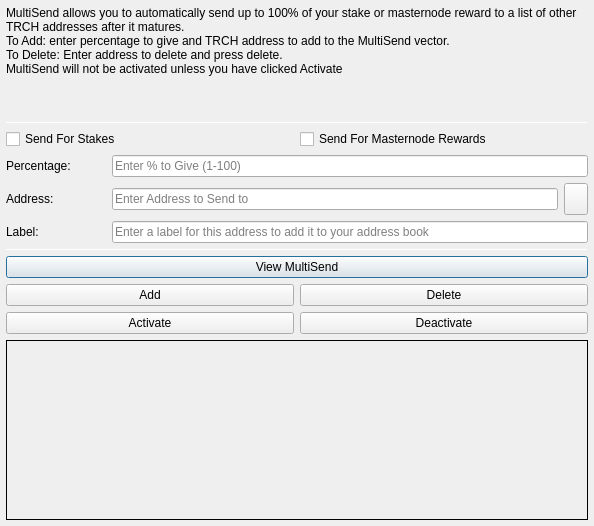
<?xml version="1.0" encoding="UTF-8"?>
<ui version="4.0">
 <class>MultiSendDialog</class>
 <widget class="QDialog" name="MultiSendDialog">
  <property name="windowModality">
   <enum>Qt::NonModal</enum>
  </property>
  <property name="geometry">
   <rect>
    <x>0</x>
    <y>0</y>
    <width>594</width>
    <height>526</height>
   </rect>
  </property>
  <property name="windowTitle">
   <string>MultiSend</string>
  </property>
  <layout class="QVBoxLayout" name="verticalLayout" stretch="0">
   <property name="leftMargin">
    <number>6</number>
   </property>
   <property name="topMargin">
    <number>6</number>
   </property>
   <property name="rightMargin">
    <number>6</number>
   </property>
   <property name="bottomMargin">
    <number>6</number>
   </property>
   <item>
    <layout class="QVBoxLayout" name="verticalLayout_Main" stretch="1,1,1,0,1,1,1">
     <item>
      <widget class="QLabel" name="label_2">
       <property name="lineWidth">
        <number>1</number>
       </property>
       <property name="text">
        <string>MultiSend allows you to automatically send up to 100% of your stake or masternode reward to a list of other TRCH addresses after it matures.
To Add: enter percentage to give and TRCH address to add to the MultiSend vector.
To Delete: Enter address to delete and press delete.
MultiSend will not be activated unless you have clicked Activate</string>
       </property>
       <property name="alignment">
        <set>Qt::AlignLeading|Qt::AlignLeft|Qt::AlignTop</set>
       </property>
       <property name="wordWrap">
        <bool>true</bool>
       </property>
      </widget>
     </item>
     <item>
      <widget class="Line" name="line">
       <property name="minimumSize">
        <size>
         <width>0</width>
         <height>1</height>
        </size>
       </property>
       <property name="maximumSize">
        <size>
         <width>16777215</width>
         <height>1</height>
        </size>
       </property>
       <property name="orientation">
        <enum>Qt::Horizontal</enum>
       </property>
      </widget>
     </item>
     <item>
      <layout class="QVBoxLayout" name="verticalLayout_Settings">
       <item>
        <layout class="QHBoxLayout" name="horizontalLayout">
         <item>
          <widget class="QCheckBox" name="multiSendStakeCheckBox">
           <property name="text">
            <string>Send For Stakes</string>
           </property>
          </widget>
         </item>
         <item>
          <widget class="QCheckBox" name="multiSendMasternodeCheckBox">
           <property name="text">
            <string>Send For Masternode Rewards</string>
           </property>
          </widget>
         </item>
        </layout>
       </item>
       <item>
        <layout class="QHBoxLayout" name="horizontalLayout_6">
         <item>
          <widget class="QLabel" name="label">
           <property name="minimumSize">
            <size>
             <width>100</width>
             <height>0</height>
            </size>
           </property>
           <property name="toolTip">
            <string>Percentage of stake to send</string>
           </property>
           <property name="text">
            <string>Percentage:</string>
           </property>
          </widget>
         </item>
         <item>
          <widget class="QLineEdit" name="multiSendPercentEdit">
           <property name="toolTip">
            <string>Enter whole numbers 1 - 100</string>
           </property>
           <property name="placeholderText">
            <string>Enter % to Give (1-100)</string>
           </property>
          </widget>
         </item>
        </layout>
       </item>
       <item>
        <layout class="QHBoxLayout" name="horizontalLayout_7">
         <item>
          <widget class="QLabel" name="label_5">
           <property name="minimumSize">
            <size>
             <width>100</width>
             <height>0</height>
            </size>
           </property>
           <property name="toolTip">
            <string>Address to send portion of stake to</string>
           </property>
           <property name="text">
            <string>Address:</string>
           </property>
          </widget>
         </item>
         <item>
          <widget class="QLineEdit" name="multiSendAddressEdit">
           <property name="toolTip">
            <string/>
           </property>
           <property name="placeholderText">
            <string>Enter Address to Send to</string>
           </property>
          </widget>
         </item>
         <item>
          <widget class="QToolButton" name="addressBookButton">
           <property name="maximumSize">
            <size>
             <width>16777215</width>
             <height>32</height>
            </size>
           </property>
           <property name="toolTip">
            <string>Choose an address from the address book</string>
           </property>
           <property name="text">
            <string/>
           </property>
           <property name="icon">
            <iconset resource="../terracash.qrc">
             <normaloff>:/icons/address-book</normaloff>:/icons/address-book</iconset>
           </property>
           <property name="shortcut">
            <string>Alt+A</string>
           </property>
          </widget>
         </item>
        </layout>
       </item>
      </layout>
     </item>
     <item>
      <layout class="QHBoxLayout" name="horizontalLayout_3">
       <item>
        <widget class="QLabel" name="label_3">
         <property name="minimumSize">
          <size>
           <width>100</width>
           <height>0</height>
          </size>
         </property>
         <property name="text">
          <string>Label:</string>
         </property>
        </widget>
       </item>
       <item>
        <widget class="QLineEdit" name="labelAddressLabelEdit">
         <property name="placeholderText">
          <string>Enter a label for this address to add it to your address book</string>
         </property>
        </widget>
       </item>
      </layout>
     </item>
     <item>
      <widget class="Line" name="line_2">
       <property name="minimumSize">
        <size>
         <width>0</width>
         <height>1</height>
        </size>
       </property>
       <property name="maximumSize">
        <size>
         <width>16777215</width>
         <height>1</height>
        </size>
       </property>
       <property name="orientation">
        <enum>Qt::Horizontal</enum>
       </property>
      </widget>
     </item>
     <item>
      <layout class="QVBoxLayout" name="verticalLayout_Buttons">
       <item>
        <layout class="QHBoxLayout" name="horizontalLayout_4">
         <item>
          <widget class="QPushButton" name="viewButton">
           <property name="toolTip">
            <string/>
           </property>
           <property name="statusTip">
            <string>View MultiSend Vector</string>
           </property>
           <property name="text">
            <string>View MultiSend</string>
           </property>
          </widget>
         </item>
        </layout>
       </item>
       <item>
        <layout class="QHBoxLayout" name="horizontalLayout_2">
         <item>
          <widget class="QPushButton" name="addButton">
           <property name="toolTip">
            <string/>
           </property>
           <property name="statusTip">
            <string>Add to MultiSend Vector</string>
           </property>
           <property name="text">
            <string>Add</string>
           </property>
          </widget>
         </item>
         <item>
          <widget class="QPushButton" name="deleteButton">
           <property name="toolTip">
            <string/>
           </property>
           <property name="statusTip">
            <string>Delete Address From MultiSend Vector</string>
           </property>
           <property name="text">
            <string>Delete</string>
           </property>
          </widget>
         </item>
        </layout>
       </item>
       <item>
        <layout class="QHBoxLayout" name="horizontalLayout_5">
         <item>
          <widget class="QPushButton" name="activateButton">
           <property name="statusTip">
            <string>Activate MultiSend</string>
           </property>
           <property name="text">
            <string>Activate</string>
           </property>
          </widget>
         </item>
         <item>
          <widget class="QPushButton" name="disableButton">
           <property name="statusTip">
            <string>Deactivate MultiSend</string>
           </property>
           <property name="text">
            <string>Deactivate</string>
           </property>
          </widget>
         </item>
        </layout>
       </item>
      </layout>
     </item>
     <item>
      <widget class="QLabel" name="message">
       <property name="minimumSize">
        <size>
         <width>0</width>
         <height>180</height>
        </size>
       </property>
       <property name="frameShape">
        <enum>QFrame::Panel</enum>
       </property>
       <property name="frameShadow">
        <enum>QFrame::Plain</enum>
       </property>
       <property name="lineWidth">
        <number>1</number>
       </property>
       <property name="midLineWidth">
        <number>1</number>
       </property>
       <property name="text">
        <string/>
       </property>
       <property name="alignment">
        <set>Qt::AlignLeading|Qt::AlignLeft|Qt::AlignTop</set>
       </property>
       <property name="wordWrap">
        <bool>true</bool>
       </property>
      </widget>
     </item>
    </layout>
   </item>
  </layout>
 </widget>
 <resources>
  <include location="../terracash.qrc"/>
 </resources>
 <connections/>
</ui>
